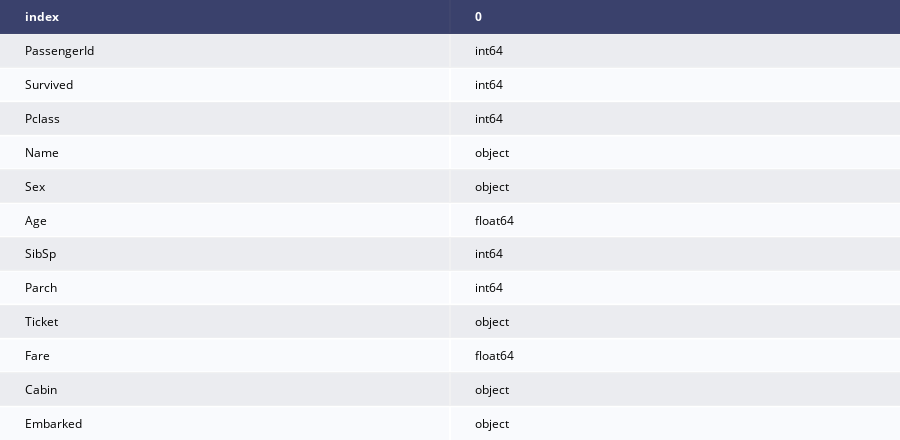

The notebook cell this image was saved under:
### Code cell
iplot(ff.create_table(dft.dtypes.to_frame().reset_index().round(3)),filename='jupyter-table2')

### Figure 1 — Plotly figure (JSON) as saved in the notebook; plotly's stock layout.template omitted (floating-point values rounded to 4 significant figures)
{"data": [{"colorscale": [[0, "#00083e"], [0.5, "#ededee"], [1, "#ffffff"]], "hoverinfo": "none", "opacity": 0.75, "showscale": false, "type": "heatmap", "z": [[0, 0], [0.5, 0.5], [1, 1], [0.5, 0.5], [1, 1], [0.5, 0.5], [1, 1], [0.5, 0.5], [1, 1], [0.5, 0.5], [1, 1], [0.5, 0.5], [1, 1]]}], "layout": {"annotations": [{"align": "left", "font": {"color": "#ffffff"}, "showarrow": false, "text": "<b>index</b>", "x": -0.45, "xanchor": "left", "xref": "x", "y": 0, "yref": "y"}, {"align": "left", "font": {"color": "#ffffff"}, "showarrow": false, "text": "<b>0</b>", "x": 0.55, "xanchor": "left", "xref": "x", "y": 0, "yref": "y"}, {"align": "left", "font": {"color": "#000000"}, "showarrow": false, "text": "PassengerId", "x": -0.45, "xanchor": "left", "xref": "x", "y": 1, "yref": "y"}, {"align": "left", "font": {"color": "#000000"}, "showarrow": false, "text": "int64", "x": 0.55, "xanchor": "left", "xref": "x", "y": 1, "yref": "y"}, {"align": "left", "font": {"color": "#000000"}, "showarrow": false, "text": "Survived", "x": -0.45, "xanchor": "left", "xref": "x", "y": 2, "yref": "y"}, {"align": "left", "font": {"color": "#000000"}, "showarrow": false, "text": "int64", "x": 0.55, "xanchor": "left", "xref": "x", "y": 2, "yref": "y"}, {"align": "left", "font": {"color": "#000000"}, "showarrow": false, "text": "Pclass", "x": -0.45, "xanchor": "left", "xref": "x", "y": 3, "yref": "y"}, {"align": "left", "font": {"color": "#000000"}, "showarrow": false, "text": "int64", "x": 0.55, "xanchor": "left", "xref": "x", "y": 3, "yref": "y"}, {"align": "left", "font": {"color": "#000000"}, "showarrow": false, "text": "Name", "x": -0.45, "xanchor": "left", "xref": "x", "y": 4, "yref": "y"}, {"align": "left", "font": {"color": "#000000"}, "showarrow": false, "text": "object", "x": 0.55, "xanchor": "left", "xref": "x", "y": 4, "yref": "y"}, {"align": "left", "font": {"color": "#000000"}, "showarrow": false, "text": "Sex", "x": -0.45, "xanchor": "left", "xref": "x", "y": 5, "yref": "y"}, {"align": "left", "font": {"color": "#000000"}, "showarrow": false, "text": "object", "x": 0.55, "xanchor": "left", "xref": "x", "y": 5, "yref": "y"}, {"align": "left", "font": {"color": "#000000"}, "showarrow": false, "text": "Age", "x": -0.45, "xanchor": "left", "xref": "x", "y": 6, "yref": "y"}, {"align": "left", "font": {"color": "#000000"}, "showarrow": false, "text": "float64", "x": 0.55, "xanchor": "left", "xref": "x", "y": 6, "yref": "y"}, {"align": "left", "font": {"color": "#000000"}, "showarrow": false, "text": "SibSp", "x": -0.45, "xanchor": "left", "xref": "x", "y": 7, "yref": "y"}, {"align": "left", "font": {"color": "#000000"}, "showarrow": false, "text": "int64", "x": 0.55, "xanchor": "left", "xref": "x", "y": 7, "yref": "y"}, {"align": "left", "font": {"color": "#000000"}, "showarrow": false, "text": "Parch", "x": -0.45, "xanchor": "left", "xref": "x", "y": 8, "yref": "y"}, {"align": "left", "font": {"color": "#000000"}, "showarrow": false, "text": "int64", "x": 0.55, "xanchor": "left", "xref": "x", "y": 8, "yref": "y"}, {"align": "left", "font": {"color": "#000000"}, "showarrow": false, "text": "Ticket", "x": -0.45, "xanchor": "left", "xref": "x", "y": 9, "yref": "y"}, {"align": "left", "font": {"color": "#000000"}, "showarrow": false, "text": "object", "x": 0.55, "xanchor": "left", "xref": "x", "y": 9, "yref": "y"}, {"align": "left", "font": {"color": "#000000"}, "showarrow": false, "text": "Fare", "x": -0.45, "xanchor": "left", "xref": "x", "y": 10, "yref": "y"}, {"align": "left", "font": {"color": "#000000"}, "showarrow": false, "text": "float64", "x": 0.55, "xanchor": "left", "xref": "x", "y": 10, "yref": "y"}, {"align": "left", "font": {"color": "#000000"}, "showarrow": false, "text": "Cabin", "x": -0.45, "xanchor": "left", "xref": "x", "y": 11, "yref": "y"}, {"align": "left", "font": {"color": "#000000"}, "showarrow": false, "text": "object", "x": 0.55, "xanchor": "left", "xref": "x", "y": 11, "yref": "y"}, {"align": "left", "font": {"color": "#000000"}, "showarrow": false, "text": "Embarked", "x": -0.45, "xanchor": "left", "xref": "x", "y": 12, "yref": "y"}, {"align": "left", "font": {"color": "#000000"}, "showarrow": false, "text": "object", "x": 0.55, "xanchor": "left", "xref": "x", "y": 12, "yref": "y"}], "height": 440, "margin": {"b": 0, "l": 0, "r": 0, "t": 0}, "xaxis": {"dtick": 1, "gridwidth": 2, "showticklabels": false, "tick0": -0.5, "ticks": "", "zeroline": false}, "yaxis": {"autorange": "reversed", "dtick": 1, "gridwidth": 2, "showticklabels": false, "tick0": 0.5, "ticks": "", "zeroline": false}}}
